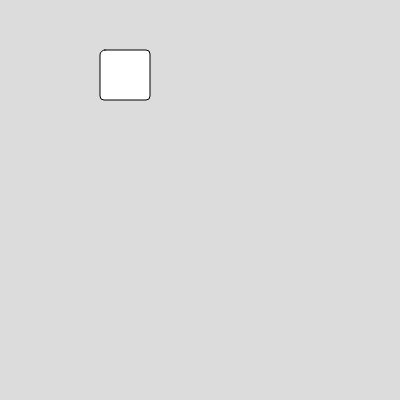
Frame 1 (no input)
Frame 60 (no input): blank canvas, image omitted
Frame 120 (the mouse pressed at the canvas centre since frame 60): blank canvas, image omitted

The p5.js sketch that drew this single still picture (run headless with seeded random() and noise() and a simulated clock; from frame 60 on, the mouse is pressed at the canvas centre):

// p5.js sketch
// ── sketch.js
var box1;


function setup() 
{
  createCanvas(400, 400);
  box1 = new Box(100,50,50,50,5,4); 
}

function draw() 
{
  background(220);
  box1.show();
  box1.move();
  box1.up();
}


// ── box.js
class Box
  {
  
    constructor(x,y,w,h,vx,vy)
    {
      this.x = x;
      this.y = y;
      this.w = w;
      this.h = h;
      this.vx = vx;
      this.vy = vy;

    }
    show()
    {
      rect(this.x,this.y,this.w,this.h,this.vx,this.vy);
    }
    move()
    {
      this.x = this.x+this.vx;
      
    }
    up(){
      this.y = this.y+this.vy
    }
  }

  
